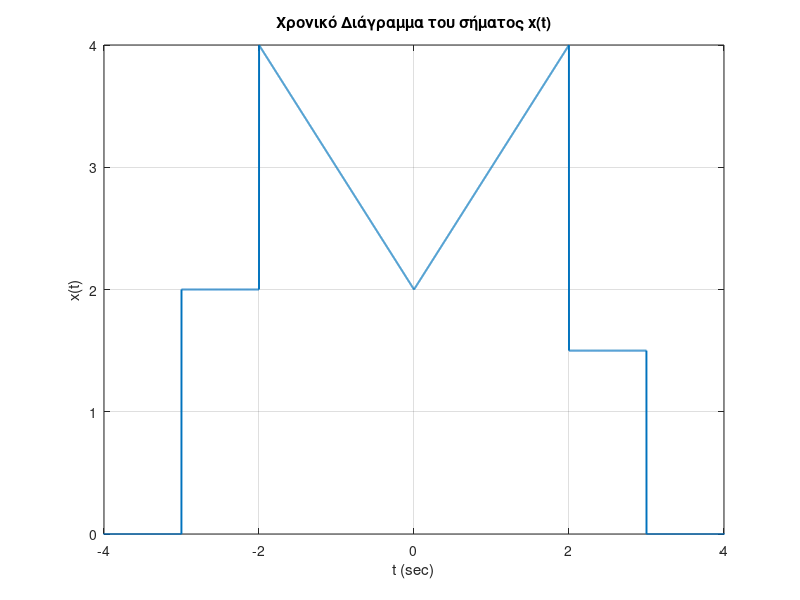

This figure's MATLAB source: (Note: this script raises an error after producing the figure.)
% ================================================================
% spectrum_xt.m
% Υπολογισμός και σχεδίαση του συχνοτικού διαγράμματος πλάτους
% και φάσης του σήματος:
%
% x(t) = 2,     -3 <= t <= -2
%        |t|+2, |t| < 2
%        1.5,   2 <= t < 3
%        0,     αλλού
%
% Ο υπολογισμός του X(jω) γίνεται αριθμητικά με FFT.
% ================================================================

clear; close all; clc;

% === 1. Ορισμός χρονικού διαστήματος και σήματος ===
dt = 0.001;                % χρονικό βήμα (π.χ. 1 ms)
t = -5:dt:5;               % χρονικό διάστημα που περιέχει όλο το σήμα
x = zeros(size(t));        % αρχικοποίηση σήματος

% Το x(t) 
x(t >= -3 & t <= -2) = 2;                   % 1ο κομμάτι
x(abs(t) < 2) = abs(t(abs(t) < 2)) + 2;     % 2ο κομμάτι (|t|+2)
x(t >= 2 & t < 3) = 1.5;                    % 3ο κομμάτι
% αλλού το x(t) είναι ήδη 0

% --- Γράφημα του σήματος ---
figure('Name','Χρονικό Διάγραμμα x(t)');
plot(t, x, 'LineWidth',1.4);
xlabel('t (sec)'); ylabel('x(t)');
title('Χρονικό Διάγραμμα του σήματος x(t)');
grid on; xlim([-4 4]);

% === 2. Υπολογισμός Μετασχηματισμού Fourier με FFT ===
N = 2^15;                       % μέγεθος FFT (δύναμη του 2)
fs = 1/dt;                      % συχνότητα δειγματοληψίας (Hz)
X = dt * fftshift(fft(x, N));   % FFT με κανονικοποίηση Δt

% Οι αξονες συχνότητας
f = (-N/2:N/2-1) * (fs/N);      % σε Hz
omega = 2 * pi * f;             % σε rad/s

% Υπολογισμός πλάτους και φάσης
magX = abs(X);
phaseX = angle(X);

% Απόκρυψη φάσης όπου το πλάτος είναι πολύ μικρό 
thresh = max(magX) * 1e-2;
phaseX(magX < thresh) = NaN;

% Ξετύλιγμα (unwrap) και ομαλοποίηση φάσης γύρω από το 0
phaseX = unwrap(phaseX);
phaseX = phaseX - mean(phaseX(~isnan(phaseX)));   % κεντράρισμα
phaseX_deg = phaseX * 180/pi;                     % μετατροπή σε μοίρες

% Ομαλοποίηση για πιο “ήπια” γραμμή
phaseX_smooth = smoothdata(phaseX_deg, 'movmean', 50);

% === 3. Διαγράμματα Πλάτους και Φάσης ===

% --- Φάσμα Πλάτους ---
figure('Name','Φάσμα Πλάτους');
plot(omega, magX, 'LineWidth',1.3);
xlabel('\omega (rad/s)');
ylabel('|X(j\omega)|');
title('Συχνοτικό Διάγραμμα Πλάτους |X(j\omega)|');
grid on; xlim([-50 50]);

% --- Φάσμα Φάσης ---
figure('Name','Φάσμα Φάσης');
idx = magX > max(magX)*1e-2;   % δείξε μόνο εκεί που υπάρχει ενέργεια
plot(omega(idx), phaseX_smooth(idx), 'LineWidth',1.3);
xlabel('\omega (rad/s)');
ylabel('Φάση (μοίρες)');
title('Συχνοτικό Διάγραμμα Φάσης ∠X(j\omega)');
grid on; xlim([-50 50]);

% === 4. Μήνυμα στο Command Window ===
fprintf('✅ Ολοκληρώθηκε ο υπολογισμός του φάσματος X(jω)\n');
fprintf('   Χρονικό βήμα dt = %.4f, Nfft = %d\n', dt, N);
fprintf('   Η περιοχή [-50,50] rad/s δείχνει το κύριο φάσμα.\n');
fprintf('   Η φάση έχει καθαριστεί και φαίνεται ομαλά σε μοίρες.\n');
